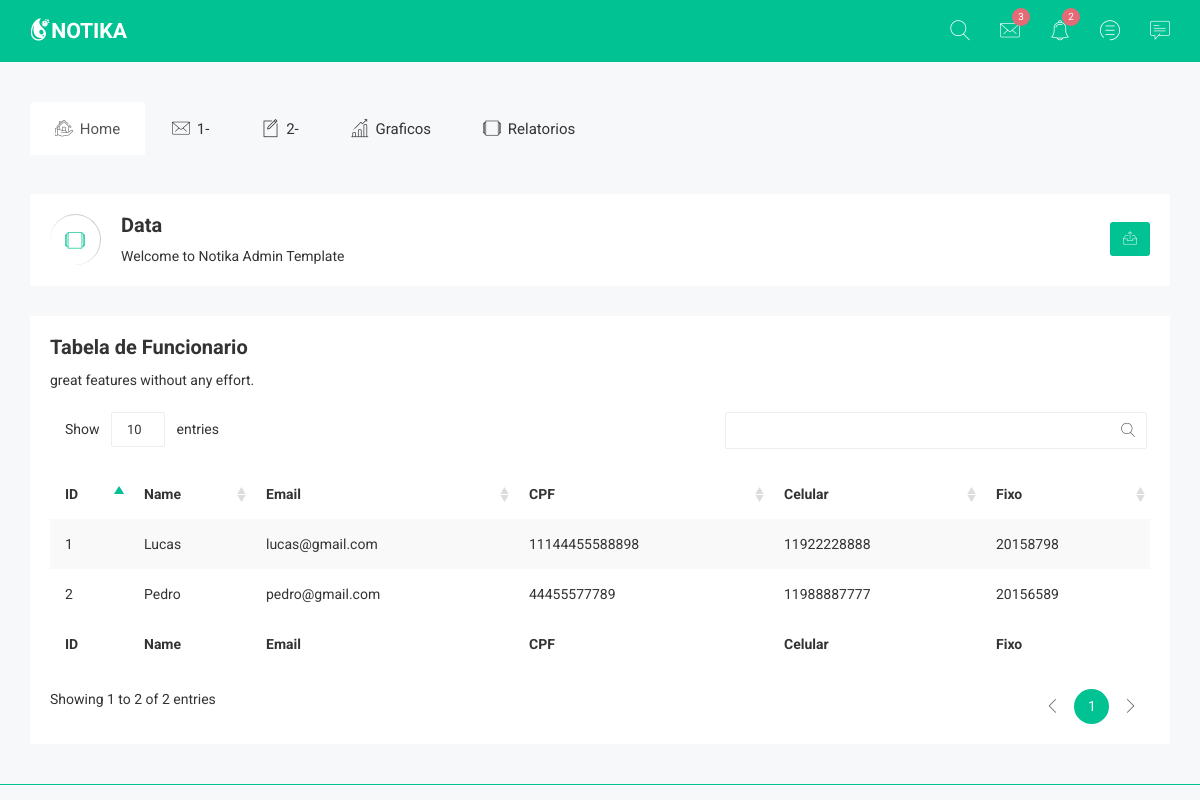
Before: /listar_funcionario/ with the older database file.
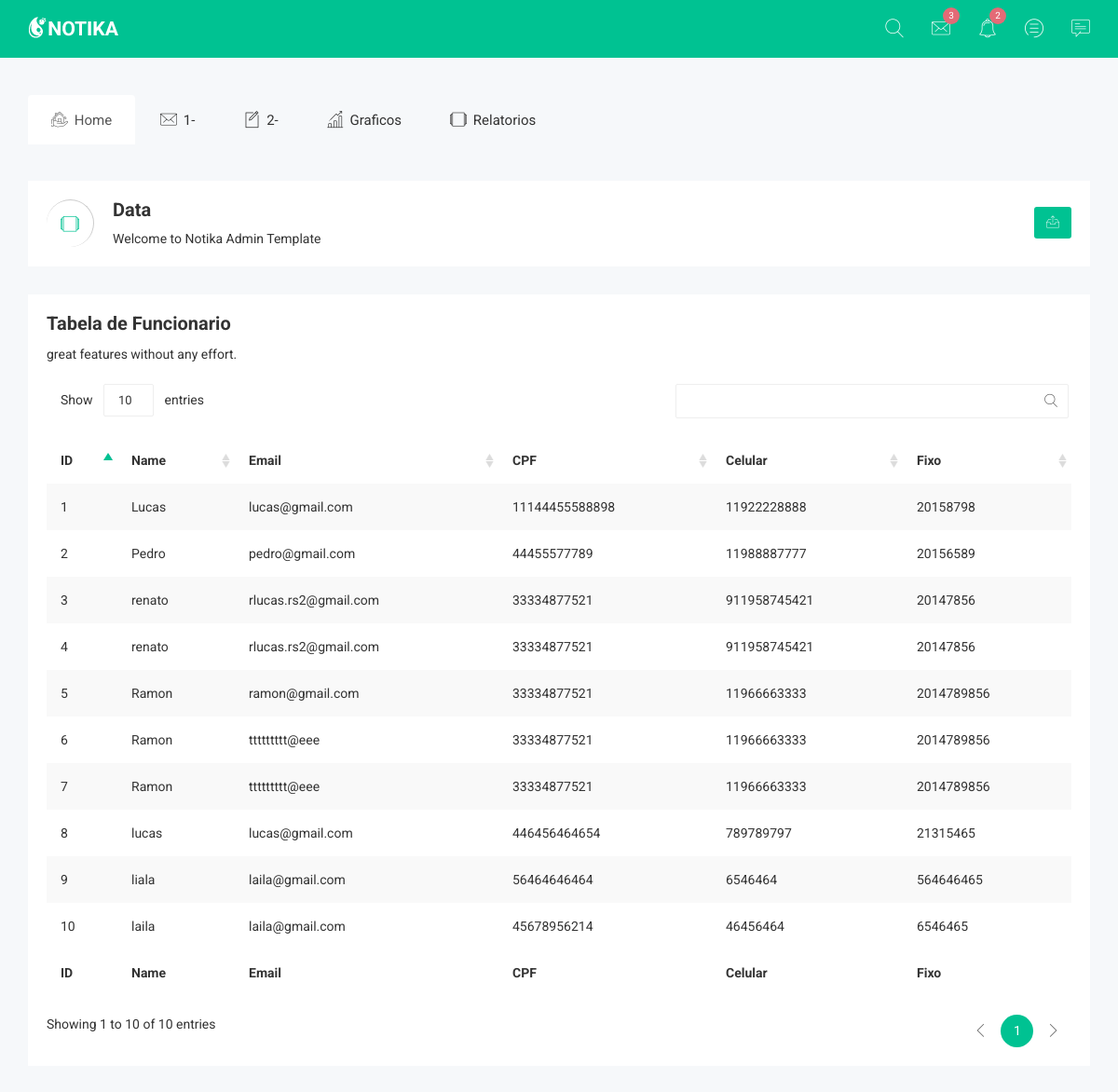
After: the same page with the newer database file.
### app_outmed/models.py (models this page shows, shortened)
class Funcionario(models.Model):
    first_name = models.CharField("Nome", max_length=50)
    email = models.CharField(max_length=70)
    cpf = models.CharField("CPF", max_length=20, default=None)
    celular = models.CharField('Celular', max_length=20, default=None)
    fixo = models.CharField('Fixo', max_length=20, default=None)
    objects = models.Manager()

### app_outmed/views.py (the view)
# urls.py: path('listar_funcionario/', views.listar_funcionario, name='listar_funcionario'),
def listar_funcionario(request):
    funcionario = Funcionario.objects.all()
    return render(request, 'Pages/listar_funcionario.html', {'funcionario': funcionario})

### app_outmed/templates/Pages/listar_funcionario.html (shortened to what this page needs)
{% load static %}
<!doctype html>
<html class="no-js" lang="">
<head>
    <link rel="stylesheet" href="{% static '../static/ADD/css/bootstrap.min.css' %}">
    <link rel="stylesheet" href="{% static '../static/ADD/css/font-awesome.min.css' %}">
    <link rel="stylesheet" href="{% static '../static/ADD/css/owl.carousel.css' %}">
    <link rel="stylesheet" href="{% static '../static/ADD/css/owl.theme.css' %}">
    <link rel="stylesheet" href="{% static '../static/ADD/css/owl.transitions.css' %}">
    <link rel="stylesheet" href="{% static '../static/ADD/css/meanmenu/meanmenu.min.css' %}">
    <link rel="stylesheet" href="{% static '../static/ADD/css/animate.css' %}">
    <link rel="stylesheet" href="{% static '../static/ADD/css/normalize.css' %}">
    <link rel="stylesheet" href="{% static '../static/ADD/css/wave/waves.min.css' %}">
    <link rel="stylesheet" href="{% static '../static/ADD/css/wave/button.css' %}">
    <link rel="stylesheet" href="{% static '../static/ADD/css/scrollbar/jquery.mCustomScrollbar.min.css' %}">
    <link rel="stylesheet" href="{% static '../static/ADD/css/notika-custom-icon.css' %}">
    <link rel="stylesheet" href="{% static '../static/ADD/css/jquery.dataTables.min.css' %}">
    <link rel="stylesheet" href="{% static '../static/ADD/css/main.css' %}">
    <link rel="stylesheet" href="{% static '../static/ADD/style.css' %}">
    <link rel="stylesheet" href="{% static '../static/ADD/css/responsive.css' %}">
</head>
<body>
<div class="header-top-area">
    <div class="container">
        <div class="row">
            <div class="col-lg-4 col-md-4 col-sm-12 col-xs-12">
                <div class="logo-area">
                    <a href="#"><img src="img/logo/logo.png" alt="" /></a>
                </div>
            </div>
            <div class="col-lg-8 col-md-8 col-sm-12 col-xs-12">
                <div class="header-top-menu">
                    <ul class="nav navbar-nav notika-top-nav">
                        <li class="nav-item dropdown">
                            <a href="#" data-toggle="dropdown" role="button" aria-expanded="false"
                                class="nav-link dropdown-toggle"><span><i
                                        class="notika-icon notika-search"></i></span></a>
                        </li>
                        <li class="nav-item dropdown">
                            <a href="#" data-toggle="dropdown" role="button" aria-expanded="false"
                                class="nav-link dropdown-toggle"><span><i
                                        class="notika-icon notika-mail"></i></span></a>
                        </li>
                        <li class="nav-item nc-al"><a href="#" data-toggle="dropdown" role="button"
                                aria-expanded="false" class="nav-link dropdown-toggle"><span><i
                                        class="notika-icon notika-alarm"></i></span>
                                <div class="ntd-ctn"><span>3</span></div>
                            </a>
                        </li>
                        <li class="nav-item"><a href="#" data-toggle="dropdown" role="button" aria-expanded="false"
                                class="nav-link dropdown-toggle"><span><i class="notika-icon notika-menus"></i></span>
                                <div class="ntd-ctn"><span>2</span></div>
                            </a>
                        </li>
                        <li class="nav-item"><a href="#" data-toggle="dropdown" role="button" aria-expanded="false"
                                class="nav-link dropdown-toggle"><span><i
                                        class="notika-icon notika-chat"></i></span></a>
                        </li>
                    </ul>
                </div>
            </div>
        </div>
    </div>
</div>
<div class="main-menu-area mg-tb-40">
    <div class="container">
        <div class="row">
            <div class="col-lg-12 col-md-12 col-sm-12 col-xs-12">
                <ul class="nav nav-tabs notika-menu-wrap menu-it-icon-pro">
                    <li class="active"><a href="{% url 'index' %}"><i class="notika-icon notika-house"></i> Home</a>
                    </li>
                    <li><a href="{% url 'cliente' %}"><i class="notika-icon notika-mail"></i> 1-</a>
                    </li>
                    <li><a href="{% url 'fornecedor' %}"><i class="notika-icon notika-edit"></i> 2-</a>
                    </li>
                    <li><a data-toggle="tab" href="#Charts"><i class="notika-icon notika-bar-chart"></i> Graficos</a>
                    </li>
                    <li><a data-toggle="tab" href="#Tables"><i class="notika-icon notika-windows"></i> Relatorios</a>
                    </li>
                </ul>
            </div>
        </div>
    </div>
</div>
	<div class="breadcomb-area">
		<div class="container">
			<div class="row">
				<div class="col-lg-12 col-md-12 col-sm-12 col-xs-12">
					<div class="breadcomb-list">
						<div class="row">
							<div class="col-lg-6 col-md-6 col-sm-6 col-xs-12">
								<div class="breadcomb-wp">
									<div class="breadcomb-icon">
										<i class="notika-icon notika-windows"></i>
									</div>
									<div class="breadcomb-ctn">
										<h2>Data </h2>
										<p>Welcome to Notika <span class="bread-ntd">Admin Template</span></p>
									</div>
								</div>
							</div>
							<div class="col-lg-6 col-md-6 col-sm-6 col-xs-3">
								<div class="breadcomb-report">
									<button data-toggle="tooltip" data-placement="left" title="Download Report" class="btn"><i class="notika-icon notika-sent"></i></button>
								</div>
							</div>
						</div>
					</div>
				</div>
			</div>
		</div>
	</div>
    <div class="data-table-area">
        <div class="container">
            <div class="row">
                <div class="col-lg-12 col-md-12 col-sm-12 col-xs-12">
                    <div class="data-table-list">
                        <div class="basic-tb-hd">
                            <h2>Tabela de Funcionario</h2>
                            <p>great features without any effort.</p>
                        </div>
                        <div class="table-responsive">
                            <table id="data-table-basic" class="table table-striped">
                                <thead>
                                    <tr>
                                        <th>ID</th>
                                        <th>Name</th>
                                        <th>Email</th>
                                        <th>CPF</th>
                                        <th>Celular</th>
                                        <th>Fixo</th>
                                    </tr>
                                </thead>
                                <tbody>
                                        {% for funcionario in funcionario %}
                                        <tr>
                                            <td>{{ funcionario.id }}</td>
                                            <td>{{ funcionario.first_name }}</td>
                                            <td>{{ funcionario.email }}</td>
                                            <td>{{ funcionario.cpf }}</td>
                                            <td>{{ funcionario.celular }}</td>
                                            <td>{{ funcionario.fixo }}</td>
                                        </tr>
                                        {% endfor %}
                                </tbody>
                                <tfoot>
                                    <th>ID</th>
                                    <th>Name</th>
                                    <th>Email</th>
                                    <th>CPF</th>
                                    <th>Celular</th>
                                    <th>Fixo</th>
                                </tfoot>
                            </table>
                        </div>
                    </div>
                </div>
            </div>
        </div>
    </div>
    <div class="footer-copyright-area">
        <div class="container">
            <div class="row">
                <div class="col-lg-12 col-md-12 col-sm-12 col-xs-12">
                </div>
            </div>
        </div>
    </div>
</body>
</html>

### app_outmed/static/ADD/css/main.css (style rules this page uses)
html { color: #222; font-size: 1em; line-height: 1.4; }
audio, canvas, iframe, img, svg, video { vertical-align: middle; }

Changed rows visible on the page:
added Funcionario: id "3", first_name "renato", email "rlucas.rs2@gmail.com", cpf "33334877521", celular "911958745421", fixo "20147856"
added Funcionario: id "4", first_name "renato", email "rlucas.rs2@gmail.com", cpf "33334877521", celular "911958745421", fixo "20147856"
added Funcionario: id "5", first_name "Ramon", email "ramon@gmail.com", cpf "33334877521", celular "11966663333", fixo "2014789856"
added Funcionario: id "6", first_name "Ramon", email "ttttttttt@eee", cpf "33334877521", celular "11966663333", fixo "2014789856"
added Funcionario: id "7", first_name "Ramon", email "ttttttttt@eee", cpf "33334877521", celular "11966663333", fixo "2014789856"
added Funcionario: id "8", first_name "lucas", email "lucas@gmail.com", cpf "446456464654", celular "789789797", fixo "21315465"
added Funcionario: id "9", first_name "liala", email "laila@gmail.com", cpf "56464646464", celular "6546464", fixo "564646465"
added Funcionario: id "10", first_name "laila", email "laila@gmail.com", cpf "45678956214", celular "46456464", fixo "6546465"
Other visible differences:
text written by a page script: "Show entries Showing 1 to 2 of 2 entries 1" → "Show entries Showing 1 to 10 of 10 entries 1"
